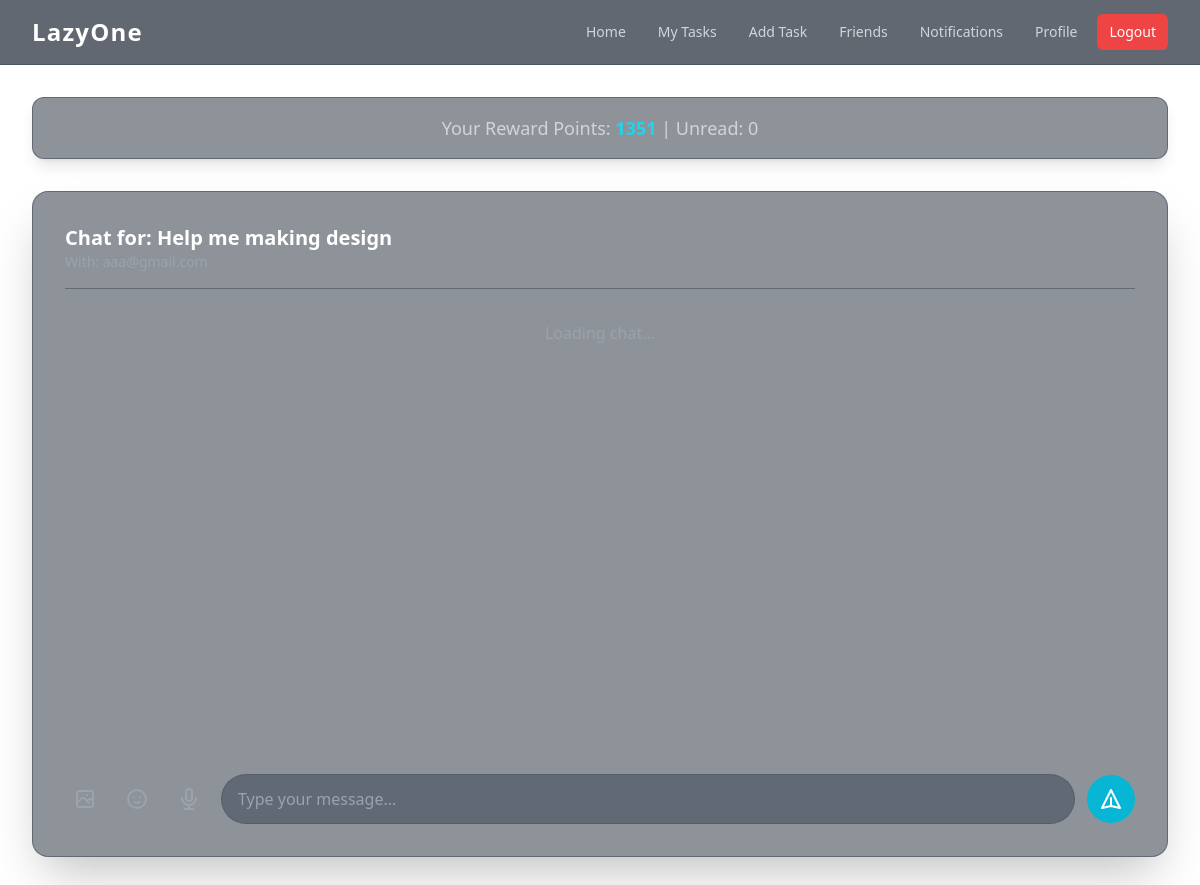
Before: /chat/9/ (signed in) with the older database file.
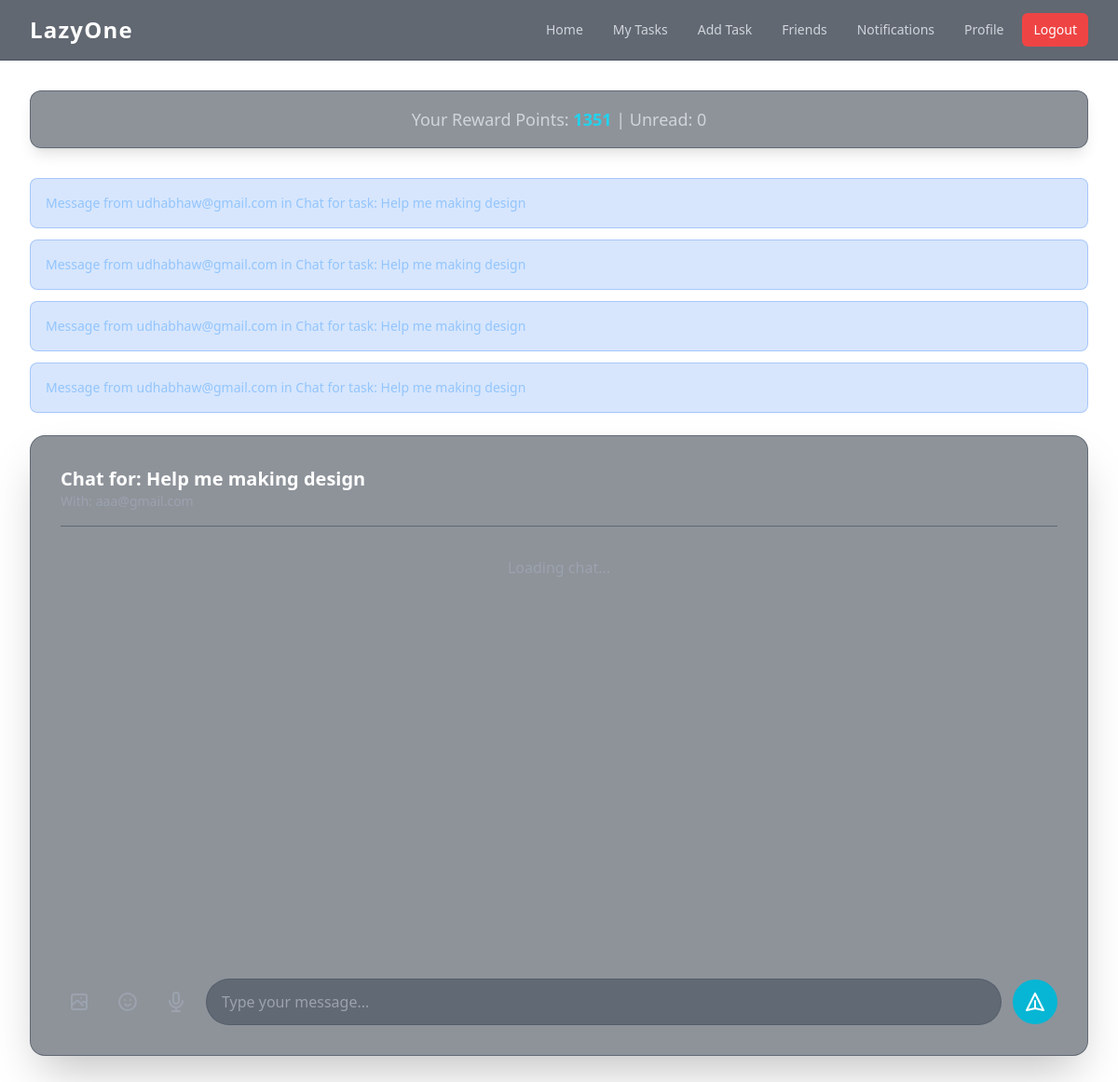
After: the same page with the newer database file.
### basic/models.py (models this page shows, shortened)
class Message(models.Model):
    conversation = models.ForeignKey(Conversation, on_delete=models.CASCADE, related_name='messages')
    sender = models.ForeignKey(User, on_delete=models.CASCADE, related_name='sent_messages')
    content = models.TextField()
    timestamp = models.DateTimeField(auto_now_add=True)
    is_read = models.BooleanField(default=False) # To track if the message has been read by the recipient
    class Meta:
        ordering = ['timestamp']
    def __str__(self):
        return f"Message from {self.sender.username} in {self.conversation}"

class Conversation(models.Model):
    task = models.OneToOneField(Task, on_delete=models.CASCADE, null=True, blank=True)
    participants = models.ManyToManyField(User, related_name='conversations')
    last_message_at = models.DateTimeField(default=timezone.now)
    def __str__(self):
        if self.task:
            return f"Chat for task: {self.task.title}"
        participant_names = [user.username for user in self.participants.all()]
        return f"Chat between {' and '.join(participant_names)}"

class Task(models.Model):
    title = models.CharField(max_length=200)
    description = models.TextField()
    reward = models.PositiveIntegerField()
    posted_by = models.ForeignKey(User, on_delete=models.CASCADE, related_name='posted_tasks')
    created_at = models.DateTimeField(auto_now_add=True)
    is_taken = models.BooleanField(default=False)
    taken_by = models.ForeignKey(User, on_delete=models.SET_NULL, null=True, blank=True, related_name='taken_tasks')
    is_completed = models.BooleanField(default=False)

### basic/views/chat.py (the view)
# urls.py: path('chat/<int:conversation_id>/', chat_view, name='chat_view'),
@login_required(login_url='/login/')
def chat_view(request, conversation_id):
    conversation = get_object_or_404(Conversation, id=conversation_id)
    if request.user not in conversation.participants.all():
        return HttpResponseForbidden("You are not authorized to view this chat.")
    unread_messages = conversation.messages.filter(is_read=False).exclude(sender=request.user)
    for message in unread_messages:
        message.is_read = True
        message.save()
    Notification.objects.filter(
        recipient=request.user,
        link=reverse('chat_view', args=[conversation_id]),
        is_read=False
    ).update(is_read=True)
    messages = conversation.messages.all()
    return render(request, 'chat.html', {'conversation': conversation, 'messages': messages})

### basic/context_processors.py (called while the page is built)
def firebase_keys(request):
    return {
        'FIREBASE_API_KEY': settings.FIREBASE_API_KEY,
        'FIREBASE_AUTH_DOMAIN': settings.FIREBASE_AUTH_DOMAIN,
        'FIREBASE_PROJECT_ID': settings.FIREBASE_PROJECT_ID,
        'FIREBASE_STORAGE_BUCKET': settings.FIREBASE_STORAGE_BUCKET,
        'FIREBASE_MESSAGING_SENDER_ID': settings.FIREBASE_MESSAGING_SENDER_ID,
        'FIREBASE_APP_ID': settings.FIREBASE_APP_ID,
    }

def unread_notifications_count(request):
    if request.user.is_authenticated:
        count = request.user.notifications.filter(is_read=False).count()
        return {'unread_notifications_count': count}
    return {'unread_notifications_count': 0}

### basic/templates/chat.html (shortened to what this page needs)
{% extends 'base.html' %}
{% block content %}
<div class="chat-container">
    <div class="border-b border-gray-700/50 pb-4 mb-4">
        <h2 class="text-xl font-bold text-white">Chat for: {{ conversation.task.title|default:"Direct Message" }}</h2>
        <p class="text-sm text-gray-400">
        </p>
    </div>
    <div class="message-list" id="message-list">
        <p id="loading-messages" class="text-center text-gray-400">Loading chat...</p>
    </div>
    <form class="mt-4 flex items-center space-x-3" id="message-form">
        <button type="button" id="image-upload-button" title="Attach Image" class="flex-shrink-0 text-gray-400 hover:text-cyan-400 transition-colors p-2 rounded-full hover:bg-gray-700/50">
        </button>
        <button type="button" id="emoji-button" title="Insert Emoji" class="flex-shrink-0 text-gray-400 hover:text-cyan-400 transition-colors p-2 rounded-full hover:bg-gray-700/50">
            <svg class="w-6 h-6" fill="none" stroke="currentColor" viewBox="0 0 24 24" xmlns="http://www.w3.org/2000/svg"><path stroke-linecap="round" stroke-linejoin="round" stroke-width="2" d="M14.828 14.828a4 4 0 01-5.656 0M9 10h.01M15 10h.01M21 12a9 9 0 11-18 0 9 9 0 0118 0z"></path></svg>
        </button>
        <button type="button" title="Record Voice" class="flex-shrink-0 text-gray-400 hover:text-cyan-400 transition-colors p-2 rounded-full hover:bg-gray-700/50">
            <svg class="w-6 h-6" fill="none" stroke="currentColor" viewBox="0 0 24 24" xmlns="http://www.w3.org/2000/svg"><path stroke-linecap="round" stroke-linejoin="round" stroke-width="2" d="M19 11a7 7 0 01-7 7m0 0a7 7 0 01-7-7m7 7v4m0 0H8m4 0h4m-4-8a3 3 0 01-3-3V5a3 3 0 116 0v6a3 3 0 01-3 3z"></path></svg>
        </button>
        <input type="text" id="message-input" placeholder="Type your message..." autocomplete="off" required class="flex-grow w-full px-4 py-3 bg-gray-700/50 border border-gray-600/50 rounded-full text-white placeholder-gray-400 focus:outline-none focus:ring-2 focus:ring-cyan-400 transition-shadow duration-200">
        <button type="submit" id="message-submit" title="Send Message" class="flex-shrink-0 bg-cyan-500 hover:bg-cyan-600 text-white font-bold rounded-full h-12 w-12 flex items-center justify-center transition-colors">
            <svg class="w-6 h-6" fill="none" stroke="currentColor" viewBox="0 0 24 24" xmlns="http://www.w3.org/2000/svg"><path stroke-linecap="round" stroke-linejoin="round" stroke-width="2" d="M12 19l9 2-9-18-9 18 9-2zm0 0v-8"></path></svg>
        </button>
    </form>
</div>
{% endblock %}

### basic/templates/base.html (shortened to what the changed rows need)
<!DOCTYPE html>
<html lang="en">
<head>
    <script src="https://cdn.tailwindcss.com"></script>
</head>
<body class="font-sans antialiased text-gray-200">
    <main class="relative z-10 max-w-7xl mx-auto px-4 sm:px-6 lg:px-8 py-8">
        {% if messages %}
            <div class="mb-6 space-y-3">
                {% for message in messages %}
                    <div class="p-4 rounded-lg font-medium text-sm {% if message.tags == 'success' %}bg-green-500/20 text-green-300 border border-green-500/30{% elif message.tags == 'error' %}bg-red-500/20 text-red-300 border border-red-500/30{% else %}bg-blue-500/20 text-blue-300 border border-blue-500/30{% endif %}" role="alert">
                        {{ message }}
                    </div>
                {% endfor %}
            </div>
        {% endif %}
        <div class="bg-gray-800/50 backdrop-blur-lg p-6 sm:p-8 rounded-2xl shadow-2xl border border-gray-700/50">
            {% block content %}
            {% endblock content %}
        </div>
    </main>
</body>
</html>

Changed rows visible on the page:
added Message: sender+conversation "Message from udhabhaw@gmail.com in Chat for task: Help me making design"
added Message: sender+conversation "Message from udhabhaw@gmail.com in Chat for task: Help me making design"
added Message: sender+conversation "Message from udhabhaw@gmail.com in Chat for task: Help me making design"
added Message: sender+conversation "Message from udhabhaw@gmail.com in Chat for task: Help me making design"
